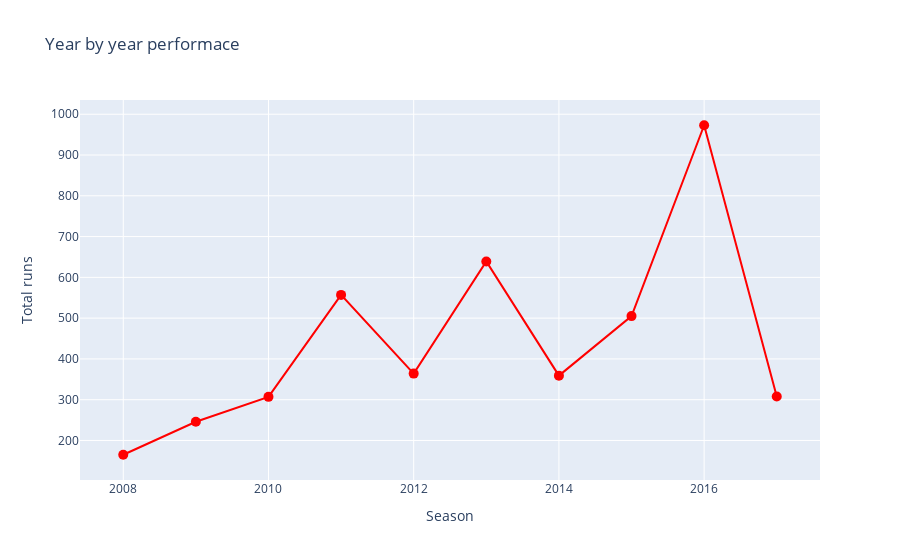

The cell this chart's notebook holds for it:
### Code cell
# Plotting line chart
trace = go.Scatter(x=performance['season'], 
                   y=performance['batsman_runs'],
                   mode='lines+markers', name='vk',
                   marker={'color':'red', 'size': 10})
data = [trace]
layout = go.Layout(title='Year by year performace',
                  xaxis={'title':'Season'},
                  yaxis={'title':'Total runs'},)
fig = go.Figure(data=data, layout=layout)
fig.show()

### Figure 1 — Plotly figure (JSON) as saved in the notebook; plotly's stock layout.template omitted (floating-point values rounded to 4 significant figures)
{"data": [{"marker": {"color": "red", "size": 10}, "mode": "lines+markers", "name": "vk", "type": "scatter", "x": [2008, 2009, 2010, 2011, 2012, 2013, 2014, 2015, 2016, 2017], "y": [165, 246, 307, 557, 364, 639, 359, 505, 973, 308]}], "layout": {"autosize": true, "title": {"text": "Year by year performace"}, "xaxis": {"autorange": true, "range": [2007.0, 2018.0], "title": {"text": "Season"}, "type": "linear"}, "yaxis": {"autorange": true, "range": [82.58, 1055.0], "title": {"text": "Total runs"}, "type": "linear"}}}
